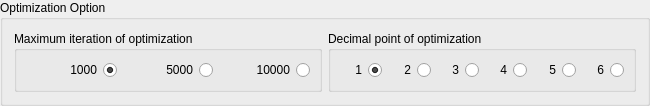
     <widget class="QGroupBox" name="groupBox_11">
      <property name="sizePolicy">
       <sizepolicy hsizetype="MinimumExpanding" vsizetype="MinimumExpanding">
        <horstretch>0</horstretch>
        <verstretch>0</verstretch>
       </sizepolicy>
      </property>
      <property name="minimumSize">
       <size>
        <width>650</width>
        <height>100</height>
       </size>
      </property>
      <property name="title">
       <string>Optimization Option</string>
      </property>
      <layout class="QHBoxLayout" name="horizontalLayout_8">
       <item>
        <widget class="QGroupBox" name="groupBox_10">
         <property name="sizePolicy">
          <sizepolicy hsizetype="MinimumExpanding" vsizetype="MinimumExpanding">
           <horstretch>0</horstretch>
           <verstretch>0</verstretch>
          </sizepolicy>
         </property>
         <property name="minimumSize">
          <size>
           <width>0</width>
           <height>50</height>
          </size>
         </property>
         <property name="title">
          <string>Maximum iteration of optimization</string>
         </property>
         <layout class="QHBoxLayout" name="horizontalLayout_10">
          <item>
           <widget class="QRadioButton" name="iteration_1">
            <property name="sizePolicy">
             <sizepolicy hsizetype="MinimumExpanding" vsizetype="MinimumExpanding">
              <horstretch>0</horstretch>
              <verstretch>0</verstretch>
             </sizepolicy>
            </property>
            <property name="minimumSize">
             <size>
              <width>0</width>
              <height>10</height>
             </size>
            </property>
            <property name="layoutDirection">
             <enum>Qt::RightToLeft</enum>
            </property>
            <property name="text">
             <string>1000</string>
            </property>
            <property name="checked">
             <bool>true</bool>
            </property>
           </widget>
          </item>
          <item>
           <widget class="QRadioButton" name="iteration_2">
            <property name="sizePolicy">
             <sizepolicy hsizetype="MinimumExpanding" vsizetype="MinimumExpanding">
              <horstretch>0</horstretch>
              <verstretch>0</verstretch>
             </sizepolicy>
            </property>
            <property name="minimumSize">
             <size>
              <width>0</width>
              <height>10</height>
             </size>
            </property>
            <property name="layoutDirection">
             <enum>Qt::RightToLeft</enum>
            </property>
            <property name="text">
             <string>5000</string>
            </property>
           </widget>
          </item>
          <item>
           <widget class="QRadioButton" name="iteration_3">
            <property name="sizePolicy">
             <sizepolicy hsizetype="MinimumExpanding" vsizetype="MinimumExpanding">
              <horstretch>0</horstretch>
              <verstretch>0</verstretch>
             </sizepolicy>
            </property>
            <property name="minimumSize">
             <size>
              <width>0</width>
              <height>10</height>
             </size>
            </property>
            <property name="layoutDirection">
             <enum>Qt::RightToLeft</enum>
            </property>
            <property name="text">
             <string>10000</string>
            </property>
           </widget>
          </item>
         </layout>
        </widget>
       </item>
       <item>
        <widget class="QGroupBox" name="groupBox_12">
         <property name="sizePolicy">
          <sizepolicy hsizetype="MinimumExpanding" vsizetype="MinimumExpanding">
           <horstretch>0</horstretch>
           <verstretch>0</verstretch>
          </sizepolicy>
         </property>
         <property name="minimumSize">
          <size>
           <width>0</width>
           <height>50</height>
          </size>
         </property>
         <property name="title">
          <string>Decimal point of optimization</string>
         </property>
         <layout class="QHBoxLayout" name="horizontalLayout_11">
          <item>
           <widget class="QRadioButton" name="DecimalPoint_1">
            <property name="sizePolicy">
             <sizepolicy hsizetype="MinimumExpanding" vsizetype="MinimumExpanding">
              <horstretch>0</horstretch>
              <verstretch>0</verstretch>
             </sizepolicy>
            </property>
            <property name="minimumSize">
             <size>
              <width>0</width>
              <height>10</height>
             </size>
            </property>
            <property name="layoutDirection">
             <enum>Qt::RightToLeft</enum>
            </property>
            <property name="text">
             <string>1</string>
            </property>
            <property name="checked">
             <bool>true</bool>
            </property>
           </widget>
          </item>
          <item>
           <widget class="QRadioButton" name="DecimalPoint_2">
            <property name="sizePolicy">
             <sizepolicy hsizetype="MinimumExpanding" vsizetype="MinimumExpanding">
              <horstretch>0</horstretch>
              <verstretch>0</verstretch>
             </sizepolicy>
            </property>
            <property name="layoutDirection">
             <enum>Qt::RightToLeft</enum>
            </property>
            <property name="text">
             <string>2</string>
            </property>
           </widget>
          </item>
          <item>
           <widget class="QRadioButton" name="DecimalPoint_3">
            <property name="sizePolicy">
             <sizepolicy hsizetype="MinimumExpanding" vsizetype="MinimumExpanding">
              <horstretch>0</horstretch>
              <verstretch>0</verstretch>
             </sizepolicy>
            </property>
            <property name="layoutDirection">
             <enum>Qt::RightToLeft</enum>
            </property>
            <property name="text">
             <string>3</string>
            </property>
           </widget>
          </item>
          <item>
           <widget class="QRadioButton" name="DecimalPoint_4">
            <property name="sizePolicy">
             <sizepolicy hsizetype="MinimumExpanding" vsizetype="MinimumExpanding">
              <horstretch>0</horstretch>
              <verstretch>0</verstretch>
             </sizepolicy>
            </property>
            <property name="layoutDirection">
             <enum>Qt::RightToLeft</enum>
            </property>
            <property name="text">
             <string>4</string>
            </property>
           </widget>
          </item>
          <item>
           <widget class="QRadioButton" name="DecimalPoint_5">
            <property name="sizePolicy">
             <sizepolicy hsizetype="MinimumExpanding" vsizetype="MinimumExpanding">
              <horstretch>0</horstretch>
              <verstretch>0</verstretch>
             </sizepolicy>
            </property>
            <property name="layoutDirection">
             <enum>Qt::RightToLeft</enum>
            </property>
            <property name="text">
             <string>5</string>
            </property>
           </widget>
          </item>
          <item>
           <widget class="QRadioButton" name="DecimalPoint_6">
            <property name="sizePolicy">
             <sizepolicy hsizetype="MinimumExpanding" vsizetype="MinimumExpanding">
              <horstretch>0</horstretch>
              <verstretch>0</verstretch>
             </sizepolicy>
            </property>
            <property name="layoutDirection">
             <enum>Qt::RightToLeft</enum>
            </property>
            <property name="text">
             <string>6</string>
            </property>
           </widget>
          </item>
         </layout>
        </widget>
       </item>
      </layout>
     </widget>
